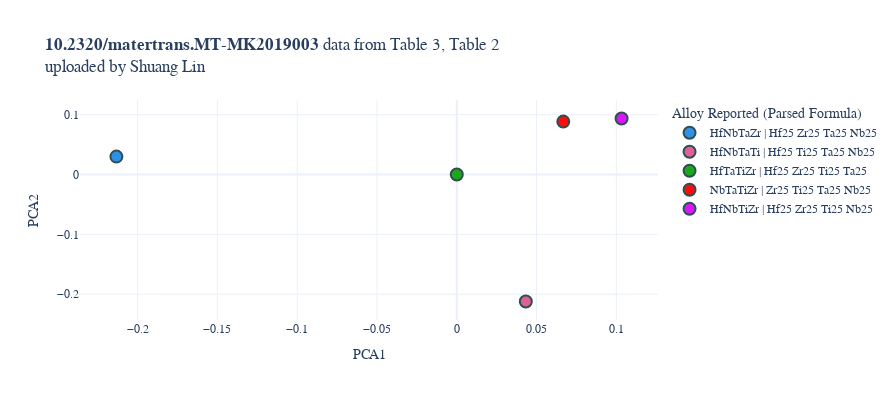
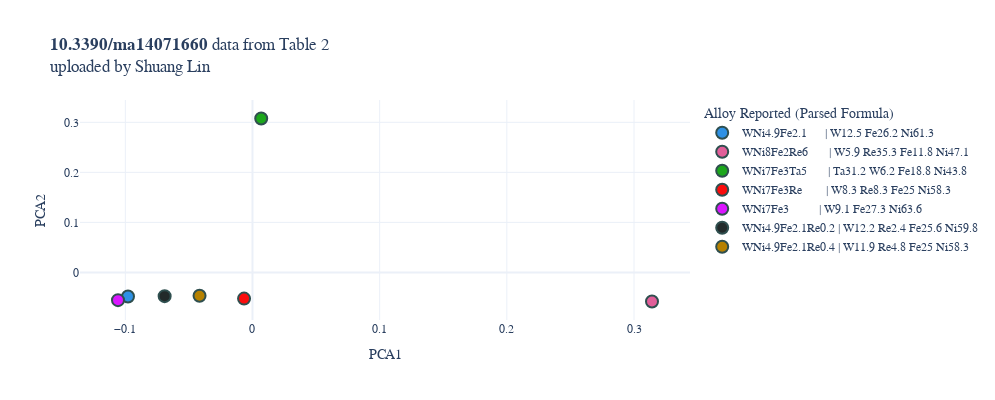
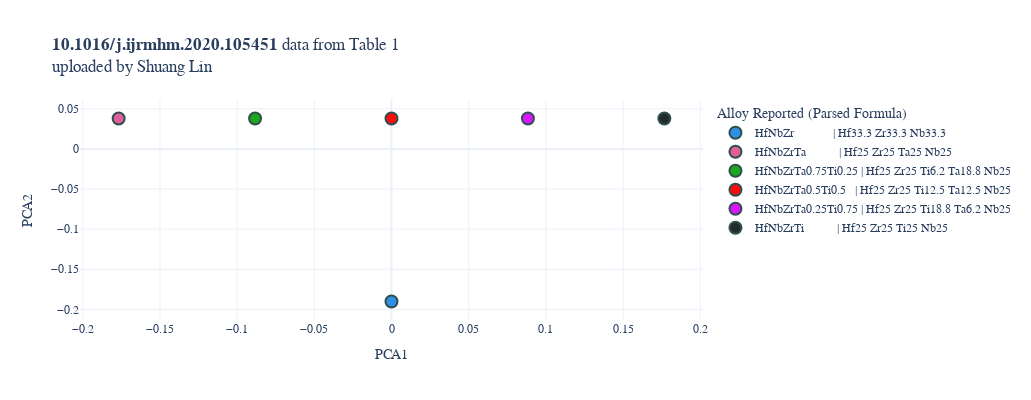
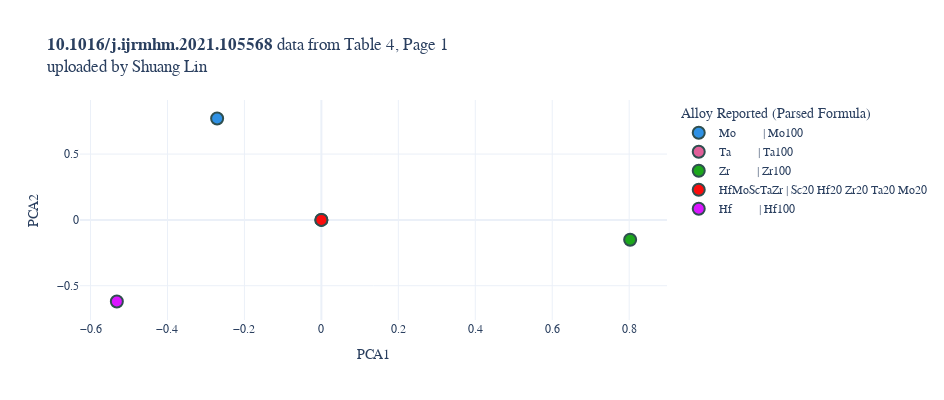

Notebook code for these charts, in order:
### Markdown cell above
Now, let's scan through the same 20 DOIs we looked at before, but this time we will look at the patterns in the 2D PCA space. The `analyze_compVecs_2DPCA` allows us to set the `minSamples` parameter to filter out studies with not too many data points, so that we can focus on the ones that are more likely to contain interpretable patterns. 

In general, this loop will iterate over the DOIs and generate, for each, either (1) info study was skipped because it contained less than `minSamples` data points, (2) info about study being skipped because the data points were on a single line in the high-dimensional compositional space of the specific study, or (3) a nice plot like we saw before!

### Code cell
doiList = sDOI.get_allDOIs()

for doi in doiList[50:70]:
    sDOI.setDOI(doi)
    sDOI.get_compVecs_2DPCA()
    sDOI.analyze_compVecs_2DPCA(
        showFigure=True,
        minSamples=4
        )

### Figure 1 — Plotly figure (JSON) as saved in the notebook; plotly's stock layout.template omitted (floating-point values rounded to 4 significant figures)
{"data": [{"hovertemplate": "<b>%{hovertext}</b><br><br>Alloy Reported (Parsed Formula)=HfNbTaZr | Hf25 Zr25 Ta25 Nb25<br>PCA1=%{x}<br>PCA2=%{y}<extra></extra>", "hovertext": ["F: Hf1 Zr1 Ta1 Nb1<br>PF: Hf25 Zr25 Ta25 Nb25<br>Raw: HfNbTaZr<br>RF: Hf1 Zr1 Ta1 Nb1"], "legendgroup": "HfNbTaZr | Hf25 Zr25 Ta25 Nb25", "marker": {"color": "#2E91E5", "line": {"color": "DarkSlateGrey", "width": 2}, "size": 12, "symbol": "circle"}, "mode": "markers", "name": "HfNbTaZr | Hf25 Zr25 Ta25 Nb25", "orientation": "v", "showlegend": true, "type": "scatter", "x": [-0.2133], "xaxis": "x", "y": [0.03001], "yaxis": "y"}, {"hovertemplate": "<b>%{hovertext}</b><br><br>Alloy Reported (Parsed Formula)=HfNbTaTi | Hf25 Ti25 Ta25 Nb25<br>PCA1=%{x}<br>PCA2=%{y}<extra></extra>", "hovertext": ["F: Hf1 Ti1 Ta1 Nb1<br>PF: Hf25 Ti25 Ta25 Nb25<br>Raw: HfNbTaTi<br>RF: Hf1 Ti1 Ta1 Nb1"], "legendgroup": "HfNbTaTi | Hf25 Ti25 Ta25 Nb25", "marker": {"color": "#E15F99", "line": {"color": "DarkSlateGrey", "width": 2}, "size": 12, "symbol": "circle"}, "mode": "markers", "name": "HfNbTaTi | Hf25 Ti25 Ta25 Nb25", "orientation": "v", "showlegend": true, "type": "scatter", "x": [0.04326], "xaxis": "x", "y": [-0.2121], "yaxis": "y"}, {"hovertemplate": "<b>%{hovertext}</b><br><br>Alloy Reported (Parsed Formula)=HfTaTiZr | Hf25 Zr25 Ti25 Ta25<br>PCA1=%{x}<br>PCA2=%{y}<extra></extra>", "hovertext": ["F: Hf1 Zr1 Ti1 Ta1<br>PF: Hf25 Zr25 Ti25 Ta25<br>Raw: HfTaTiZr<br>RF: Hf1 Zr1 Ti1 Ta1"], "legendgroup": "HfTaTiZr | Hf25 Zr25 Ti25 Ta25", "marker": {"color": "#1CA71C", "line": {"color": "DarkSlateGrey", "width": 2}, "size": 12, "symbol": "circle"}, "mode": "markers", "name": "HfTaTiZr | Hf25 Zr25 Ti25 Ta25", "orientation": "v", "showlegend": true, "type": "scatter", "x": [-1.211e-16], "xaxis": "x", "y": [1.149e-16], "yaxis": "y"}, {"hovertemplate": "<b>%{hovertext}</b><br><br>Alloy Reported (Parsed Formula)=NbTaTiZr | Zr25 Ti25 Ta25 Nb25<br>PCA1=%{x}<br>PCA2=%{y}<extra></extra>", "hovertext": ["F: Zr1 Ti1 Ta1 Nb1<br>PF: Zr25 Ti25 Ta25 Nb25<br>Raw: NbTaTiZr<br>RF: Zr1 Ti1 Ta1 Nb1"], "legendgroup": "NbTaTiZr | Zr25 Ti25 Ta25 Nb25", "marker": {"color": "#FB0D0D", "line": {"color": "DarkSlateGrey", "width": 2}, "size": 12, "symbol": "circle"}, "mode": "markers", "name": "NbTaTiZr | Zr25 Ti25 Ta25 Nb25", "orientation": "v", "showlegend": true, "type": "scatter", "x": [0.06675], "xaxis": "x", "y": [0.08847], "yaxis": "y"}, {"hovertemplate": "<b>%{hovertext}</b><br><br>Alloy Reported (Parsed Formula)=HfNbTiZr | Hf25 Zr25 Ti25 Nb25<br>PCA1=%{x}<br>PCA2=%{y}<extra></extra>", "hovertext": ["F: Hf1 Zr1 Ti1 Nb1<br>PF: Hf25 Zr25 Ti25 Nb25<br>Raw: HfNbTiZr<br>RF: Hf1 Zr1 Ti1 Nb1"], "legendgroup": "HfNbTiZr | Hf25 Zr25 Ti25 Nb25", "marker": {"color": "#DA16FF", "line": {"color": "DarkSlateGrey", "width": 2}, "size": 12, "symbol": "circle"}, "mode": "markers", "name": "HfNbTiZr | Hf25 Zr25 Ti25 Nb25", "orientation": "v", "showlegend": true, "type": "scatter", "x": [0.1033], "xaxis": "x", "y": [0.09366], "yaxis": "y"}], "layout": {"font": {"family": "Consolas, monospace"}, "height": 400, "legend": {"title": {"text": "Alloy Reported (Parsed Formula)"}, "tracegroupgap": 0}, "title": {"text": "<b>10.2320/matertrans.MT-MK2019003</b> data from Table 3, Table 2<br>uploaded by Shuang Lin"}, "width": 894, "xaxis": {"anchor": "y", "domain": [0, 1], "title": {"text": "PCA1"}}, "yaxis": {"anchor": "x", "domain": [0, 1], "title": {"text": "PCA2"}}}}

### Figure 2 — Plotly figure (JSON) as saved in the notebook; plotly's stock layout.template omitted (floating-point values rounded to 4 significant figures)
{"data": [{"hovertemplate": "<b>%{hovertext}</b><br><br>Alloy Reported (Parsed Formula)=WNi4.9Fe2.1      | W12.5 Fe26.2 Ni61.3      <br>PCA1=%{x}<br>PCA2=%{y}<extra></extra>", "hovertext": ["F: W1 Fe2.1 Ni4.9<br>PF: W12.5 Fe26.2 Ni61.3<br>Raw: WNi4.9Fe2.1<br>RF: W1 Fe2.1 Ni4.9"], "legendgroup": "WNi4.9Fe2.1      | W12.5 Fe26.2 Ni61.3      ", "marker": {"color": "#2E91E5", "line": {"color": "DarkSlateGrey", "width": 2}, "size": 12, "symbol": "circle"}, "mode": "markers", "name": "WNi4.9Fe2.1      | W12.5 Fe26.2 Ni61.3      ", "orientation": "v", "showlegend": true, "type": "scatter", "x": [-0.0979], "xaxis": "x", "y": [-0.04808], "yaxis": "y"}, {"hovertemplate": "<b>%{hovertext}</b><br><br>Alloy Reported (Parsed Formula)=WNi8Fe2Re6       | W5.9 Re35.3 Fe11.8 Ni47.1<br>PCA1=%{x}<br>PCA2=%{y}<extra></extra>", "hovertext": ["F: W1 Re6 Fe2 Ni8<br>PF: W5.9 Re35.3 Fe11.8 Ni47.1<br>Raw: WNi8Fe2Re6<br>RF: W1 Re6 Fe2 Ni8"], "legendgroup": "WNi8Fe2Re6       | W5.9 Re35.3 Fe11.8 Ni47.1", "marker": {"color": "#E15F99", "line": {"color": "DarkSlateGrey", "width": 2}, "size": 12, "symbol": "circle"}, "mode": "markers", "name": "WNi8Fe2Re6       | W5.9 Re35.3 Fe11.8 Ni47.1", "orientation": "v", "showlegend": true, "type": "scatter", "x": [0.3141], "xaxis": "x", "y": [-0.05803], "yaxis": "y"}, {"hovertemplate": "<b>%{hovertext}</b><br><br>Alloy Reported (Parsed Formula)=WNi7Fe3Ta5       | Ta31.2 W6.2 Fe18.8 Ni43.8<br>PCA1=%{x}<br>PCA2=%{y}<extra></extra>", "hovertext": ["F: Ta5 W1 Fe3 Ni7<br>PF: Ta31.2 W6.2 Fe18.8 Ni43.8<br>Raw: WNi7Fe3Ta5<br>RF: Ta5 W1 Fe3 Ni7"], "legendgroup": "WNi7Fe3Ta5       | Ta31.2 W6.2 Fe18.8 Ni43.8", "marker": {"color": "#1CA71C", "line": {"color": "DarkSlateGrey", "width": 2}, "size": 12, "symbol": "circle"}, "mode": "markers", "name": "WNi7Fe3Ta5       | Ta31.2 W6.2 Fe18.8 Ni43.8", "orientation": "v", "showlegend": true, "type": "scatter", "x": [0.006855], "xaxis": "x", "y": [0.3077], "yaxis": "y"}, {"hovertemplate": "<b>%{hovertext}</b><br><br>Alloy Reported (Parsed Formula)=WNi7Fe3Re        | W8.3 Re8.3 Fe25 Ni58.3   <br>PCA1=%{x}<br>PCA2=%{y}<extra></extra>", "hovertext": ["F: W1 Re1 Fe3 Ni7<br>PF: W8.3 Re8.3 Fe25 Ni58.3<br>Raw: WNi7Fe3Re<br>RF: W1 Re1 Fe3 Ni7"], "legendgroup": "WNi7Fe3Re        | W8.3 Re8.3 Fe25 Ni58.3   ", "marker": {"color": "#FB0D0D", "line": {"color": "DarkSlateGrey", "width": 2}, "size": 12, "symbol": "circle"}, "mode": "markers", "name": "WNi7Fe3Re        | W8.3 Re8.3 Fe25 Ni58.3   ", "orientation": "v", "showlegend": true, "type": "scatter", "x": [-0.006633], "xaxis": "x", "y": [-0.05225], "yaxis": "y"}, {"hovertemplate": "<b>%{hovertext}</b><br><br>Alloy Reported (Parsed Formula)=WNi7Fe3          | W9.1 Fe27.3 Ni63.6       <br>PCA1=%{x}<br>PCA2=%{y}<extra></extra>", "hovertext": ["F: W1 Fe3 Ni7<br>PF: W9.1 Fe27.3 Ni63.6<br>Raw: WNi7Fe3<br>RF: W1 Fe3 Ni7"], "legendgroup": "WNi7Fe3          | W9.1 Fe27.3 Ni63.6       ", "marker": {"color": "#DA16FF", "line": {"color": "DarkSlateGrey", "width": 2}, "size": 12, "symbol": "circle"}, "mode": "markers", "name": "WNi7Fe3          | W9.1 Fe27.3 Ni63.6       ", "orientation": "v", "showlegend": true, "type": "scatter", "x": [-0.1058], "xaxis": "x", "y": [-0.05534], "yaxis": "y"}, {"hovertemplate": "<b>%{hovertext}</b><br><br>Alloy Reported (Parsed Formula)=WNi4.9Fe2.1Re0.2 | W12.2 Re2.4 Fe25.6 Ni59.8<br>PCA1=%{x}<br>PCA2=%{y}<extra></extra>", "hovertext": ["F: W1 Re0.2 Fe2.1 Ni4.9<br>PF: W12.2 Re2.4 Fe25.6 Ni59.8<br>Raw: WNi4.9Fe2.1Re0.2<br>RF: W5 Re1 Fe10.5 Ni24.5"], "legendgroup": "WNi4.9Fe2.1Re0.2 | W12.2 Re2.4 Fe25.6 Ni59.8", "marker": {"color": "#222A2A", "line": {"color": "DarkSlateGrey", "width": 2}, "size": 12, "symbol": "circle"}, "mode": "markers", "name": "WNi4.9Fe2.1Re0.2 | W12.2 Re2.4 Fe25.6 Ni59.8", "orientation": "v", "showlegend": true, "type": "scatter", "x": [-0.06908], "xaxis": "x", "y": [-0.04735], "yaxis": "y"}, {"hovertemplate": "<b>%{hovertext}</b><br><br>Alloy Reported (Parsed Formula)=WNi4.9Fe2.1Re0.4 | W11.9 Re4.8 Fe25 Ni58.3  <br>PCA1=%{x}<br>PCA2=%{y}<extra></extra>", "hovertext": ["F: W1 Re0.4 Fe2.1 Ni4.9<br>PF: W11.9 Re4.8 Fe25 Ni58.3<br>Raw: WNi4.9Fe2.1Re0.4<br>RF: W2.5 Re1 Fe5.25 Ni12.25"], "legendgroup": "WNi4.9Fe2.1Re0.4 | W11.9 Re4.8 Fe25 Ni58.3  ", "marker": {"color": "#B68100", "line": {"color": "DarkSlateGrey", "width": 2}, "size": 12, "symbol": "circle"}, "mode": "markers", "name": "WNi4.9Fe2.1Re0.4 | W11.9 Re4.8 Fe25 Ni58.3  ", "orientation": "v", "showlegend": true, "type": "scatter", "x": [-0.04163], "xaxis": "x", "y": [-0.04666], "yaxis": "y"}], "layout": {"font": {"family": "Consolas, monospace"}, "height": 400, "legend": {"title": {"text": "Alloy Reported (Parsed Formula)"}, "tracegroupgap": 0}, "title": {"text": "<b>10.3390/ma14071660</b> data from Table 2<br>uploaded by Shuang Lin"}, "width": 995, "xaxis": {"anchor": "y", "domain": [0, 1], "title": {"text": "PCA1"}}, "yaxis": {"anchor": "x", "domain": [0, 1], "title": {"text": "PCA2"}}}}

### Figure 3 — Plotly figure (JSON) as saved in the notebook; plotly's stock layout.template omitted (floating-point values rounded to 4 significant figures)
{"data": [{"hovertemplate": "<b>%{hovertext}</b><br><br>Alloy Reported (Parsed Formula)=HfNbZr             | Hf33.3 Zr33.3 Nb33.3        <br>PCA1=%{x}<br>PCA2=%{y}<extra></extra>", "hovertext": ["F: Hf1 Zr1 Nb1<br>PF: Hf33.3 Zr33.3 Nb33.3<br>Raw: HfNbZr<br>RF: Hf1 Zr1 Nb1"], "legendgroup": "HfNbZr             | Hf33.3 Zr33.3 Nb33.3        ", "marker": {"color": "#2E91E5", "line": {"color": "DarkSlateGrey", "width": 2}, "size": 12, "symbol": "circle"}, "mode": "markers", "name": "HfNbZr             | Hf33.3 Zr33.3 Nb33.3        ", "orientation": "v", "showlegend": true, "type": "scatter", "x": [-6.206e-17], "xaxis": "x", "y": [-0.1902], "yaxis": "y"}, {"hovertemplate": "<b>%{hovertext}</b><br><br>Alloy Reported (Parsed Formula)=HfNbZrTa           | Hf25 Zr25 Ta25 Nb25         <br>PCA1=%{x}<br>PCA2=%{y}<extra></extra>", "hovertext": ["F: Hf1 Zr1 Ta1 Nb1<br>PF: Hf25 Zr25 Ta25 Nb25<br>Raw: HfNbZrTa<br>RF: Hf1 Zr1 Ta1 Nb1"], "legendgroup": "HfNbZrTa           | Hf25 Zr25 Ta25 Nb25         ", "marker": {"color": "#E15F99", "line": {"color": "DarkSlateGrey", "width": 2}, "size": 12, "symbol": "circle"}, "mode": "markers", "name": "HfNbZrTa           | Hf25 Zr25 Ta25 Nb25         ", "orientation": "v", "showlegend": true, "type": "scatter", "x": [-0.1768], "xaxis": "x", "y": [0.03804], "yaxis": "y"}, {"hovertemplate": "<b>%{hovertext}</b><br><br>Alloy Reported (Parsed Formula)=HfNbZrTa0.75Ti0.25 | Hf25 Zr25 Ti6.2 Ta18.8 Nb25 <br>PCA1=%{x}<br>PCA2=%{y}<extra></extra>", "hovertext": ["F: Hf1 Zr1 Ti0.25 Ta0.75 Nb1<br>PF: Hf25 Zr25 Ti6.2 Ta18.8 Nb25<br>Raw: HfNbZrTa0.75Ti0.25<br>RF: Hf4 Zr4 Ti1 Ta3 Nb4"], "legendgroup": "HfNbZrTa0.75Ti0.25 | Hf25 Zr25 Ti6.2 Ta18.8 Nb25 ", "marker": {"color": "#1CA71C", "line": {"color": "DarkSlateGrey", "width": 2}, "size": 12, "symbol": "circle"}, "mode": "markers", "name": "HfNbZrTa0.75Ti0.25 | Hf25 Zr25 Ti6.2 Ta18.8 Nb25 ", "orientation": "v", "showlegend": true, "type": "scatter", "x": [-0.08839], "xaxis": "x", "y": [0.03804], "yaxis": "y"}, {"hovertemplate": "<b>%{hovertext}</b><br><br>Alloy Reported (Parsed Formula)=HfNbZrTa0.5Ti0.5   | Hf25 Zr25 Ti12.5 Ta12.5 Nb25<br>PCA1=%{x}<br>PCA2=%{y}<extra></extra>", "hovertext": ["F: Hf1 Zr1 Ti0.5 Ta0.5 Nb1<br>PF: Hf25 Zr25 Ti12.5 Ta12.5 Nb25<br>Raw: HfNbZrTa0.5Ti0.5<br>RF: Hf2 Zr2 Ti1 Ta1 Nb2"], "legendgroup": "HfNbZrTa0.5Ti0.5   | Hf25 Zr25 Ti12.5 Ta12.5 Nb25", "marker": {"color": "#FB0D0D", "line": {"color": "DarkSlateGrey", "width": 2}, "size": 12, "symbol": "circle"}, "mode": "markers", "name": "HfNbZrTa0.5Ti0.5   | Hf25 Zr25 Ti12.5 Ta12.5 Nb25", "orientation": "v", "showlegend": true, "type": "scatter", "x": [1.621e-17], "xaxis": "x", "y": [0.03804], "yaxis": "y"}, {"hovertemplate": "<b>%{hovertext}</b><br><br>Alloy Reported (Parsed Formula)=HfNbZrTa0.25Ti0.75 | Hf25 Zr25 Ti18.8 Ta6.2 Nb25 <br>PCA1=%{x}<br>PCA2=%{y}<extra></extra>", "hovertext": ["F: Hf1 Zr1 Ti0.75 Ta0.25 Nb1<br>PF: Hf25 Zr25 Ti18.8 Ta6.2 Nb25<br>Raw: HfNbZrTa0.25Ti0.75<br>RF: Hf4 Zr4 Ti3 Ta1 Nb4"], "legendgroup": "HfNbZrTa0.25Ti0.75 | Hf25 Zr25 Ti18.8 Ta6.2 Nb25 ", "marker": {"color": "#DA16FF", "line": {"color": "DarkSlateGrey", "width": 2}, "size": 12, "symbol": "circle"}, "mode": "markers", "name": "HfNbZrTa0.25Ti0.75 | Hf25 Zr25 Ti18.8 Ta6.2 Nb25 ", "orientation": "v", "showlegend": true, "type": "scatter", "x": [0.08839], "xaxis": "x", "y": [0.03804], "yaxis": "y"}, {"hovertemplate": "<b>%{hovertext}</b><br><br>Alloy Reported (Parsed Formula)=HfNbZrTi           | Hf25 Zr25 Ti25 Nb25         <br>PCA1=%{x}<br>PCA2=%{y}<extra></extra>", "hovertext": ["F: Hf1 Zr1 Ti1 Nb1<br>PF: Hf25 Zr25 Ti25 Nb25<br>Raw: HfNbZrTi<br>RF: Hf1 Zr1 Ti1 Nb1"], "legendgroup": "HfNbZrTi           | Hf25 Zr25 Ti25 Nb25         ", "marker": {"color": "#222A2A", "line": {"color": "DarkSlateGrey", "width": 2}, "size": 12, "symbol": "circle"}, "mode": "markers", "name": "HfNbZrTi           | Hf25 Zr25 Ti25 Nb25         ", "orientation": "v", "showlegend": true, "type": "scatter", "x": [0.1768], "xaxis": "x", "y": [0.03804], "yaxis": "y"}], "layout": {"font": {"family": "Consolas, monospace"}, "height": 400, "legend": {"title": {"text": "Alloy Reported (Parsed Formula)"}, "tracegroupgap": 0}, "title": {"text": "<b>10.1016/j.ijrmhm.2020.105451</b> data from Table 1<br>uploaded by Shuang Lin"}, "width": 1031, "xaxis": {"anchor": "y", "domain": [0, 1], "title": {"text": "PCA1"}}, "yaxis": {"anchor": "x", "domain": [0, 1], "title": {"text": "PCA2"}}}}

### Figure 4 — Plotly figure (JSON) as saved in the notebook; plotly's stock layout.template omitted (floating-point values rounded to 4 significant figures)
{"data": [{"hovertemplate": "<b>%{hovertext}</b><br><br>Alloy Reported (Parsed Formula)=Mo         | Mo100                   <br>PCA1=%{x}<br>PCA2=%{y}<extra></extra>", "hovertext": ["F: Mo1<br>PF: Mo100<br>Raw: Mo<br>RF: Mo1"], "legendgroup": "Mo         | Mo100                   ", "marker": {"color": "#2E91E5", "line": {"color": "DarkSlateGrey", "width": 2}, "size": 12, "symbol": "circle"}, "mode": "markers", "name": "Mo         | Mo100                   ", "orientation": "v", "showlegend": true, "type": "scatter", "x": [-0.2709], "xaxis": "x", "y": [0.7702], "yaxis": "y"}, {"hovertemplate": "<b>%{hovertext}</b><br><br>Alloy Reported (Parsed Formula)=Ta         | Ta100                   <br>PCA1=%{x}<br>PCA2=%{y}<extra></extra>", "hovertext": ["F: Ta1<br>PF: Ta100<br>Raw: Ta<br>RF: Ta1"], "legendgroup": "Ta         | Ta100                   ", "marker": {"color": "#E15F99", "line": {"color": "DarkSlateGrey", "width": 2}, "size": 12, "symbol": "circle"}, "mode": "markers", "name": "Ta         | Ta100                   ", "orientation": "v", "showlegend": true, "type": "scatter", "x": [-1.277e-17], "xaxis": "x", "y": [-3.636e-16], "yaxis": "y"}, {"hovertemplate": "<b>%{hovertext}</b><br><br>Alloy Reported (Parsed Formula)=Zr         | Zr100                   <br>PCA1=%{x}<br>PCA2=%{y}<extra></extra>", "hovertext": ["F: Zr1<br>PF: Zr100<br>Raw: Zr<br>RF: Zr1"], "legendgroup": "Zr         | Zr100                   ", "marker": {"color": "#1CA71C", "line": {"color": "DarkSlateGrey", "width": 2}, "size": 12, "symbol": "circle"}, "mode": "markers", "name": "Zr         | Zr100                   ", "orientation": "v", "showlegend": true, "type": "scatter", "x": [0.8025], "xaxis": "x", "y": [-0.1505], "yaxis": "y"}, {"hovertemplate": "<b>%{hovertext}</b><br><br>Alloy Reported (Parsed Formula)=HfMoScTaZr | Sc20 Hf20 Zr20 Ta20 Mo20<br>PCA1=%{x}<br>PCA2=%{y}<extra></extra>", "hovertext": ["F: Sc1 Hf1 Zr1 Ta1 Mo1<br>PF: Sc20 Hf20 Zr20 Ta20 Mo20<br>Raw: HfMoScTaZr<br>RF: Sc1 Hf1 Zr1 Ta1 Mo1"], "legendgroup": "HfMoScTaZr | Sc20 Hf20 Zr20 Ta20 Mo20", "marker": {"color": "#FB0D0D", "line": {"color": "DarkSlateGrey", "width": 2}, "size": 12, "symbol": "circle"}, "mode": "markers", "name": "HfMoScTaZr | Sc20 Hf20 Zr20 Ta20 Mo20", "orientation": "v", "showlegend": true, "type": "scatter", "x": [-2.952e-17], "xaxis": "x", "y": [2.172e-15], "yaxis": "y"}, {"hovertemplate": "<b>%{hovertext}</b><br><br>Alloy Reported (Parsed Formula)=Hf         | Hf100                   <br>PCA1=%{x}<br>PCA2=%{y}<extra></extra>", "hovertext": ["F: Hf1<br>PF: Hf100<br>Raw: Hf<br>RF: Hf1"], "legendgroup": "Hf         | Hf100                   ", "marker": {"color": "#DA16FF", "line": {"color": "DarkSlateGrey", "width": 2}, "size": 12, "symbol": "circle"}, "mode": "markers", "name": "Hf         | Hf100                   ", "orientation": "v", "showlegend": true, "type": "scatter", "x": [-0.5316], "xaxis": "x", "y": [-0.6198], "yaxis": "y"}], "layout": {"font": {"family": "Consolas, monospace"}, "height": 400, "legend": {"title": {"text": "Alloy Reported (Parsed Formula)"}, "tracegroupgap": 0}, "title": {"text": "<b>10.1016/j.ijrmhm.2021.105568</b> data from Table 4, Page 1<br>uploaded by Shuang Lin"}, "width": 944, "xaxis": {"anchor": "y", "domain": [0, 1], "title": {"text": "PCA1"}}, "yaxis": {"anchor": "x", "domain": [0, 1], "title": {"text": "PCA2"}}}}
